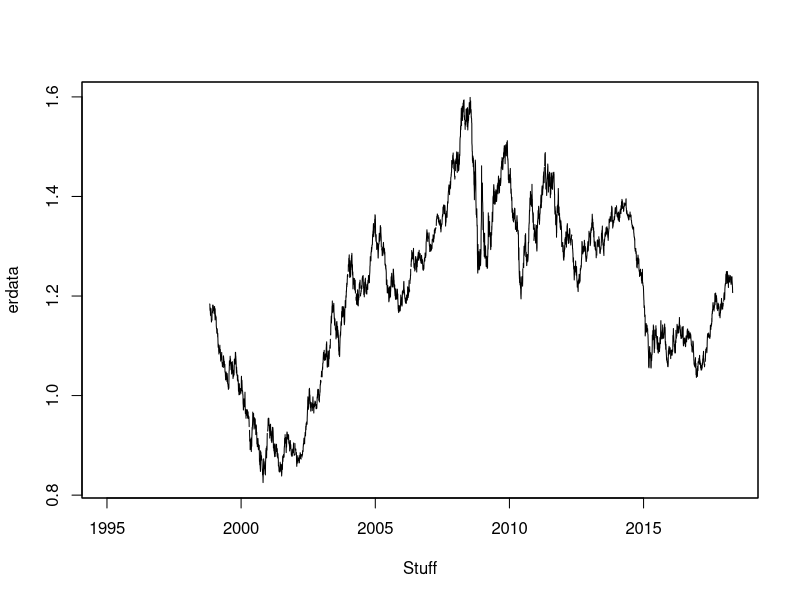
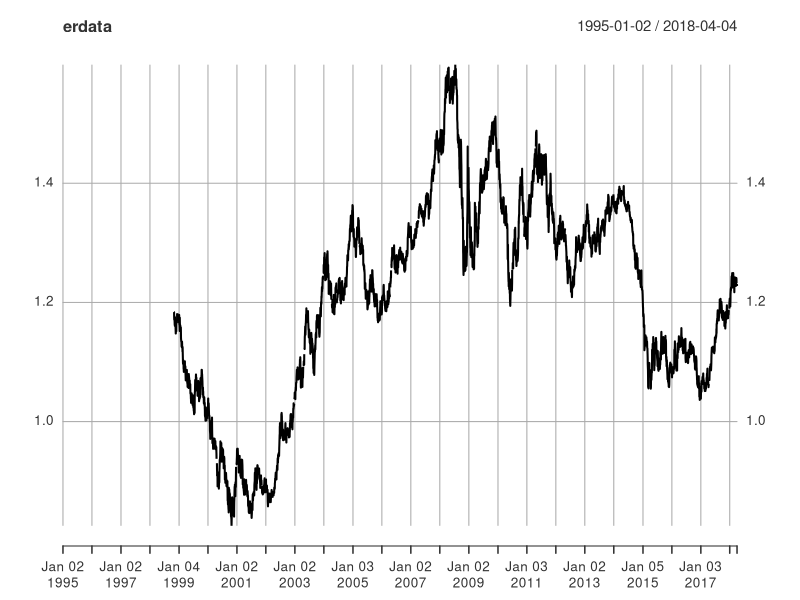
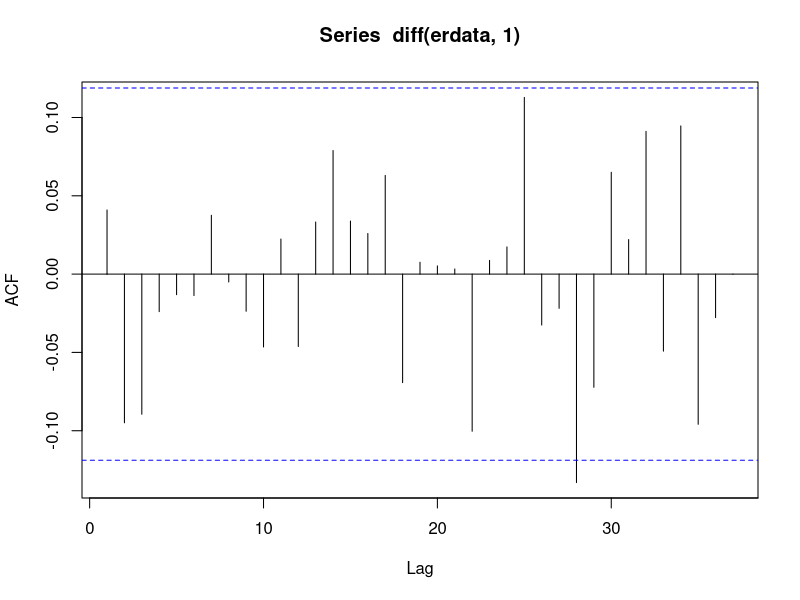
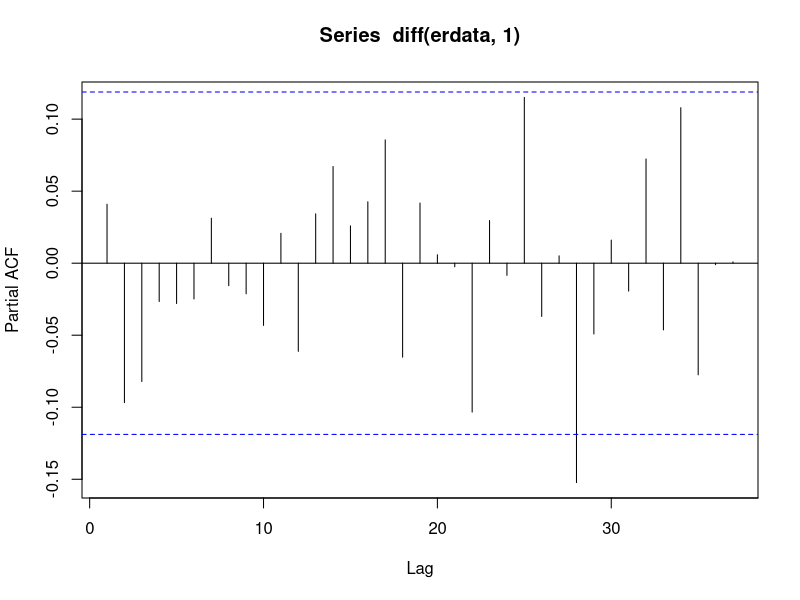
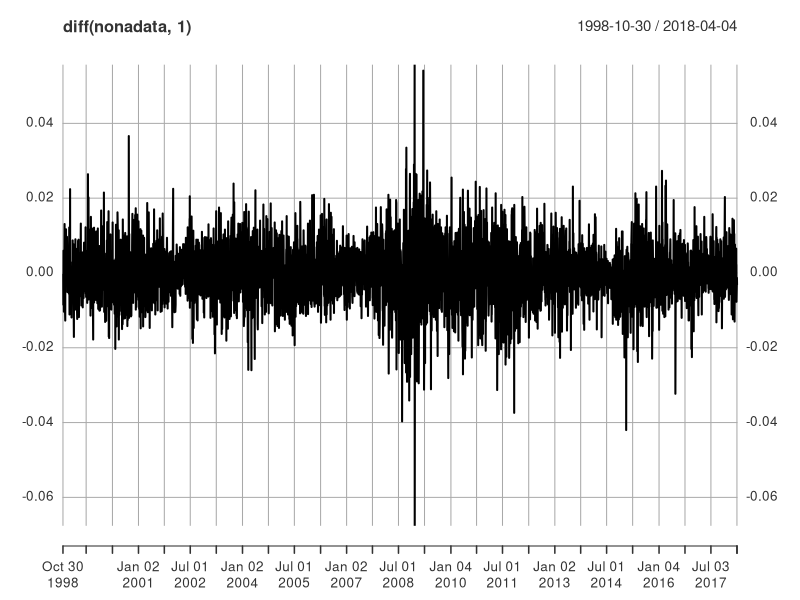
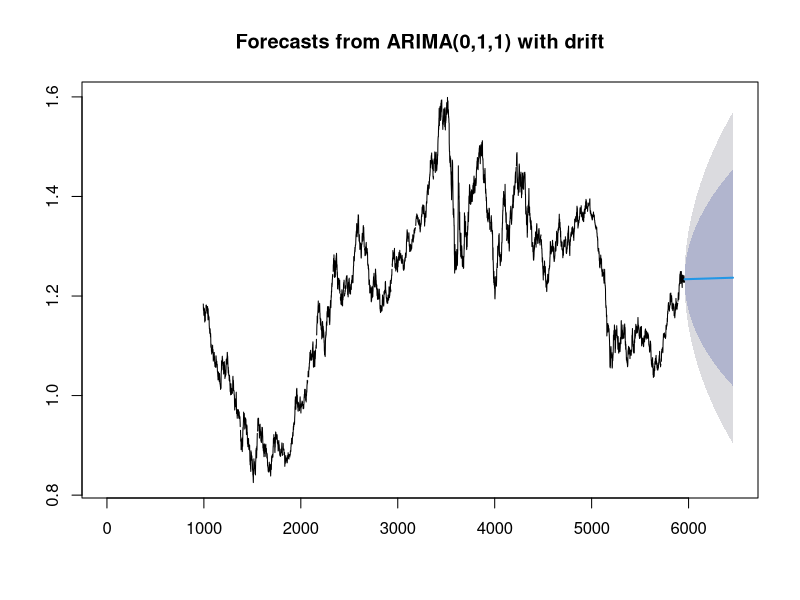

The R source for these figures, in order:
## ARIMA Model
# Install and load necessary libraries
library(zoo)
library(xts)
library(forecast)
library(urca)
library(dplyr)
library(latticeExtra)

## Data Cleaning
# Loading data
data <- read.csv("currency_exchange_rates_02-01-1995_-_02-05-2018.csv", header = TRUE)
# Selecting relevant columns from data
datac <- read.csv(file = "currency_exchange_rates_02-01-1995_-_02-05-2018.csv")[ ,c('Date', 'Euro')]
# Create a sequence of dates using the first column of the data, which is not recognized as dates yet, with the format corresponding to the format in er$DATE, i.e. year-month-day
dates <- as.Date(datac$Date, format = "%Y-%m-%d")     
# Create a zoo time series (due to missing variables)
erdata <- zoo(x = datac$Euro, order.by = dates)    
plot(erdata, type="l", xlab="Stuff")

# Split data into training and testing set, for calculating accuracy
train <- head(erdata, n=-20)
test <- tail(erdata, n=20)

erdata <- as.xts(train)

# Plot training data
plot.xts(erdata)

## Training ARIMA Model 
ermodel <- auto.arima(erdata, max.p = 5, max.q = 5, max.d = 2, test = c("adf"))
summary(ermodel)


# Diagnostics

# Serial Autocorrelation - BG Test
Acf(diff(erdata,1))

# Partial Autocorrelation
Pacf(diff(erdata,1))

# ADF Test for Stationarity
nonadata <- na.omit(erdata)
summary(ur.df(nonadata, type = c("drift"), lags = 8, selectlags = c("AIC")))
plot.xts(diff(nonadata,1))

# Forecasting using trained model
fore <- forecast(ermodel, h = 500)
plot(fore)
test[1,1]
# Compare final results
trainedForecast <- fore$fitted[1:20]

# Calculate MAPE
mean(abs((trainedForecast - test[1:20])/test[1:20]), na.rm=TRUE)

# Plotting forecast vs actual values
x  <- seq(as.Date("2018/4/5"), as.Date("2018/4/25"), "days")
# xyplot(test[1:20] + trainedForecast ~ x, data, col=c("steelblue", "#69b3a2"), lwd=2, ylab = "Estimation vs True Value", xlab = "Date of Estimation")
